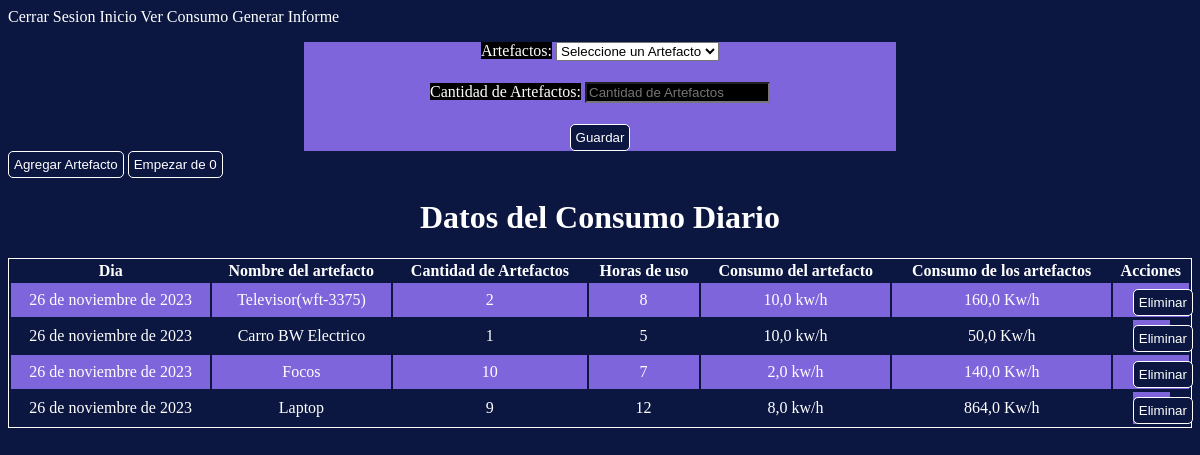
Before: /paginaUsuario/inventario/ (signed in) with the older database file.
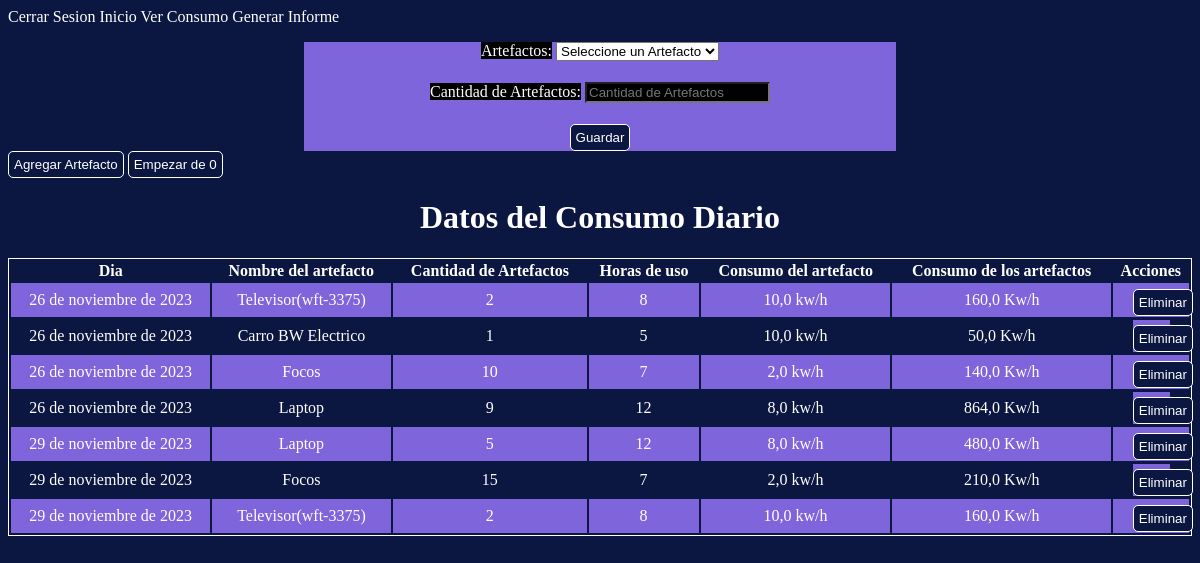
After: the same page with the newer database file.
### energy/models.py (models this page shows, shortened)
class Inventario(models.Model):
    user = models.ForeignKey(User, on_delete=models.CASCADE)
    artefacto = Artefactos.objects.all()
    dia = models.DateField(default=datetime.now)
    nombre = models.CharField(max_length=20)
    horasDeUso = models.IntegerField(default=0)
    cantidadArtefactos = models.IntegerField()
    consumoArtefacto = models.FloatField(default=0)
    consumoTotal = models.FloatField(default=0)

### energy/views.py (the view, shortened to what this page needs)
# urls.py: path('paginaUsuario/inventario/', inventario, name="inventario"),
def inventario(request):
    if request.user.is_authenticated:
        inventarioArtefacto = Inventario.objects.filter(user=request.user)
        consumoDiarioDelMes = ConsumoDiarioMensual.objects.filter(user=request.user)
        if request.method == 'GET':
            form = InventarioForm(user=request.user)
            return render(request, 'energy/home/inventario.html', {
                'form': form,
                'inventarioArtefacto': inventarioArtefacto,
                'consumoDiario': consumoDiarioDelMes,
                'eliminarInventario': eliminarInventario,
            })
    else:
        return render(request, 'energy/home/inventario.html', {
            'eliminar': eliminarDiaEnInventario,
        })

### energy/forms.py
class InventarioForm(forms.ModelForm):
    artefactos = forms.ModelChoiceField(
        widget=forms.Select(attrs={'placeholder': 'Artefactos'}),
        queryset=Artefactos.objects.all(),  # Inicialmente todos los artefactos, se actualizará en el __init__
        empty_label='Seleccione un Artefacto',
        required=True,
    )
    class Meta:
        model = Inventario
        fields = ('artefactos', 'cantidadArtefactos')
        widgets = {
            'cantidadArtefactos': forms.NumberInput(attrs={'placeholder': 'Cantidad de Artefactos'}),
        }
        labels = {
            'artefactos': 'Artefacto',
            'cantidadArtefactos': 'Cantidad de Artefactos',
        }
    def __init__(self, user, *args, **kwargs):
        super(InventarioForm, self).__init__(*args, **kwargs)
        self.fields['artefactos'].queryset = Artefactos.objects.filter(user=user)

### energy/models.py (called while the page is built)
    def __str__(self):
        return f"{self.nombreArtefacto}"

### energy/templates/energy/home/inventario.html (shortened to what this page needs)
<!DOCTYPE html>
<html lang="en">
<head>
</head>
<body>
<a href="{% url 'cerrarSesion' %}">Cerrar Sesion</a>
<a href="{% url 'paginaUsuario' %}">Inicio</a>
<a href="{% url 'proyecciones' %}">Ver Consumo</a>
<a href="{% url 'informe' %}">Generar Informe</a>
<form method="post" action="{% url 'inventario' %}">
  {{ form.as_p }}
  <button type="submit">Guardar</button>
</form>
<button type="submit" ><a href="{% url 'artefacto' %}">Agregar Artefacto</a></button>
<button type="submit"><a href="{% url 'eliminarInventario' %}"> Empezar de 0</a></button>
<h1>Datos del Consumo Diario</h1>
<table>
  <tr>
      <th>Dia</th>
      <th>Nombre del artefacto</th>
      <th>Cantidad de Artefactos</th>
      <th>Horas de uso</th>
      <th>Consumo del artefacto</th>
      <th>Consumo de los artefactos</th>
      <th>Acciones</th>
  </tr>
  {% for inventario in inventarioArtefacto %}
    <tr>
        <td>{{ inventario.dia }}</td>
        <td>{{ inventario.nombre }}</td>
        <td>{{ inventario.cantidadArtefactos }}</td>
        <td>{{ inventario.horasDeUso }}</td>
        <td>{{ inventario.consumoArtefacto }} kw/h</td>
        <td>{{ inventario.consumoTotal }} Kw/h</td>
        <td>
        <form method="post" action="{% url 'eliminarDiaEnInventario' inventario.id %}">
          <button type="submit">Eliminar</button>
        </form>
        </td>
    </tr>
  {% endfor %}
</table>
</body>
</html>

Changed rows visible on the page:
added Inventario: dia "29 de noviembre de 2023", nombre "Laptop", cantidadArtefactos "5", horasDeUso "12", consumoArtefacto "8,0", consumoTotal "480,0"
added Inventario: dia "29 de noviembre de 2023", nombre "Focos", cantidadArtefactos "15", horasDeUso "7", consumoArtefacto "2,0", consumoTotal "210,0"
added Inventario: dia "29 de noviembre de 2023", nombre "Televisor(wft-3375)", cantidadArtefactos "2", horasDeUso "8", consumoArtefacto "10,0", consumoTotal "160,0"
